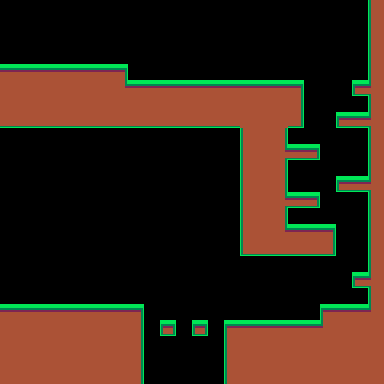

A level layout from a 2D game, rendered from its tile map. Below: a short description, then the map file with its tile-grid data intact:
An orthogonal 24x24 tile map with 16x16 px tiles, 1 tile layer (Camada de Tiles 1) and 10 objects (Enemy).

<map version="1.0" orientation="orthogonal" renderorder="right-down" width="24" height="24" tilewidth="16" tileheight="16" nextobjectid="28">
 <tileset firstgid="1" name="ground" tilewidth="16" tileheight="16" tilecount="28" columns="7">
  <image source="ground.png" width="112" height="64" />
  <tile id="0">
   <properties>
    <property name="solid" type="int" value="1" />
   </properties>
  </tile>
  <tile id="2">
   <properties>
    <property name="solid" type="int" value="1" />
   </properties>
  </tile>
  <tile id="3">
   <properties>
    <property name="solid" type="int" value="1" />
   </properties>
  </tile>
  <tile id="5">
   <properties>
    <property name="solid" type="int" value="1" />
   </properties>
  </tile>
  <tile id="10">
   <properties>
    <property name="solid" type="int" value="1" />
   </properties>
  </tile>
  <tile id="11">
   <properties>
    <property name="solid" type="int" value="1" />
   </properties>
  </tile>
  <tile id="12">
   <properties>
    <property name="solid" type="int" value="1" />
   </properties>
  </tile>
  <tile id="13">
   <properties>
    <property name="solid" type="int" value="1" />
   </properties>
  </tile>
  <tile id="17">
   <properties>
    <property name="solid" type="int" value="1" />
   </properties>
  </tile>
  <tile id="18">
   <properties>
    <property name="solid" type="int" value="1" />
   </properties>
  </tile>
  <tile id="19">
   <properties>
    <property name="solid" type="int" value="1" />
   </properties>
  </tile>
  <tile id="21">
   <properties>
    <property name="solid" type="int" value="1" />
   </properties>
  </tile>
  <tile id="25">
   <properties>
    <property name="solid" type="int" value="1" />
   </properties>
  </tile>
  <tile id="26">
   <properties>
    <property name="solid" type="int" value="1" />
   </properties>
  </tile>
  <tile id="27">
   <properties>
    <property name="solid" type="int" value="1" />
   </properties>
  </tile>
 </tileset>
 <layer name="Camada de Tiles 1" width="24" height="24">
  <data encoding="csv">
0,0,0,0,0,0,0,0,0,0,0,0,0,0,0,0,0,0,0,0,0,0,0,12,
0,0,0,0,0,0,0,0,0,0,0,0,0,0,0,0,0,0,0,0,0,0,0,12,
0,0,0,0,0,0,0,0,0,0,0,0,0,0,0,0,0,0,0,0,0,0,0,12,
0,0,0,0,0,0,0,0,0,0,0,0,0,0,0,0,0,0,0,0,0,0,0,12,
1,1,1,1,1,1,1,4,0,0,0,0,0,0,0,0,0,0,0,0,0,0,0,12,
3,3,3,3,3,3,3,5,1,1,1,1,1,1,1,1,1,1,4,0,0,0,13,21,
3,3,3,3,3,3,3,3,3,3,3,3,3,3,3,3,3,3,11,0,0,0,0,12,
22,22,22,22,22,22,22,22,22,22,22,22,22,22,22,3,3,3,28,0,0,13,19,21,
0,0,0,0,0,0,0,0,0,0,0,0,0,0,0,12,3,11,0,0,0,0,0,12,
0,0,0,0,0,0,0,0,0,0,0,0,0,0,0,12,3,25,19,20,0,0,0,12,
0,0,0,0,0,0,0,0,0,0,0,0,0,0,0,12,3,11,0,0,0,0,0,12,
0,0,0,0,0,0,0,0,0,0,0,0,0,0,0,12,3,11,0,0,0,13,19,21,
0,0,0,0,0,0,0,0,0,0,0,0,0,0,0,12,3,25,19,20,0,0,0,12,
0,0,0,0,0,0,0,0,0,0,0,0,0,0,0,12,3,11,0,0,0,0,0,12,
0,0,0,0,0,0,0,0,0,0,0,0,0,0,0,12,3,5,1,1,4,0,0,12,
0,0,0,0,0,0,0,0,0,0,0,0,0,0,0,26,22,22,22,22,28,0,0,12,
0,0,0,0,0,0,0,0,0,0,0,0,0,0,0,0,0,0,0,0,0,0,0,12,
0,0,0,0,0,0,0,0,0,0,0,0,0,0,0,0,0,0,0,0,0,0,13,21,
0,0,0,0,0,0,0,0,0,0,0,0,0,0,0,0,0,0,0,0,0,0,0,12,
1,1,1,1,1,1,1,1,4,0,0,0,0,0,0,0,0,0,0,0,6,1,1,7,
3,3,3,3,3,3,3,3,11,0,27,0,27,0,6,1,1,1,1,1,7,3,3,3,
3,3,3,3,3,3,3,3,11,0,0,0,0,0,12,3,3,3,3,3,3,3,3,3,
3,3,3,3,3,3,3,3,11,0,0,0,0,0,12,3,3,3,3,3,3,3,3,3,
3,3,3,3,3,3,3,3,11,0,0,0,0,0,12,3,3,3,3,3,3,3,3,3
</data>
 </layer>
 <objectgroup name="Camada de Objetos 1">
  <object id="14" name="Dolphin" type="Enemy" gid="8" x="191" y="52" width="16" height="16" />
 </objectgroup>
 <objectgroup name="Camada de Objetos 2">
  <object id="17" x="0" y="0" width="128" height="128" />
  <object id="18" x="0" y="128" width="128" height="128" />
  <object id="19" x="256" y="0" width="128" height="128" />
  <object id="20" x="256" y="256" width="128" height="128" />
  <object id="23" x="128" y="256" width="128" height="128" />
  <object id="24" x="0" y="256" width="128" height="128" />
  <object id="25" x="128" y="0" width="128" height="128" />
  <object id="26" x="256" y="128" width="128" height="128" />
  <object id="27" x="128" y="128" width="128" height="128" />
 </objectgroup>
</map>
